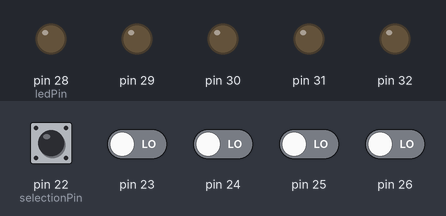
The sketch below on a simulated Arduino Mega 2560, built with avr-gcc and run on an emulated ATmega2560. On the bench: output pins drawn as LEDs (lit = HIGH). The inputs (shaded band) are chosen by the test bench; at power-on: pin 22 (selectionPin), pin 23–26 LOW.

Above: at 1.2 s.
1.3 s: pin 22 (selectionPin) pulled HIGH for 0.15 s
At 1.7 s:
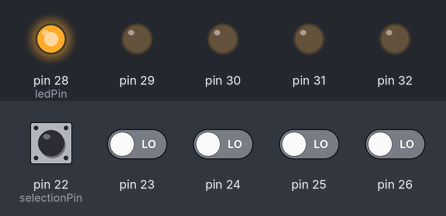
2.9 s: pin 23 driven HIGH
At 4.1 s:
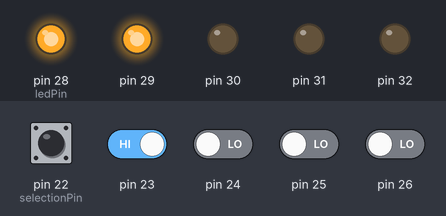
4.4 s: pin 23 driven LOW and pin 24 driven HIGH
At 5.3 s:
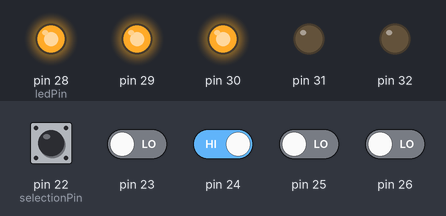
5.9 s: pin 24 driven LOW and pin 25 driven HIGH
At 6.4 s:
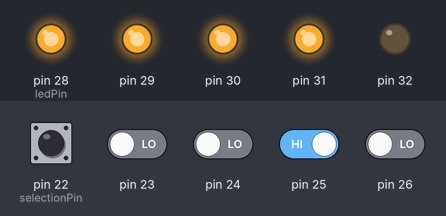
Timing chart, 0 to 8.4 s (numbered marks = the images above; inputs shaded):
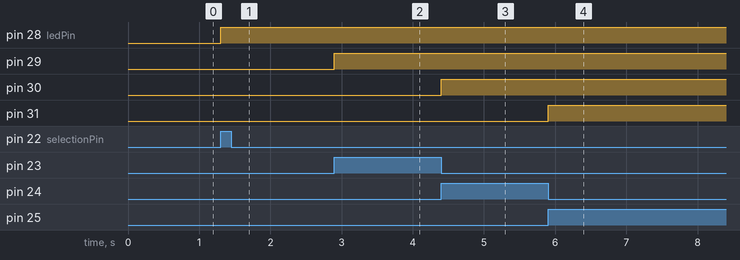

Measured:
- after the input at 1.3 s, pin 28 (ledPin): LOW → HIGH at once
- after the input at 2.9 s, pin 29: LOW → HIGH at once
- after the input at 4.4 s, pin 30: LOW → HIGH at once
- after the input at 5.9 s, pin 31: LOW → HIGH at once

The sketch:

DisplayModeController.ino
```cpp
#include "DisplayModeController.h"


/*
int ledPin = 5;
int buttonApin = 9;
int buttonBpin = 8;

byte leds = 0;
*/
int DisplayState = 0;
DisplayModeController myDisplayModeController = DisplayModeController();
void setup()
{

}

void loop()
{
  DisplayState = myDisplayModeController.GetState();
}
```

DisplayModeController.cpp
```cpp
#include <Arduino.h>
#include "DisplayModeController.h"

DisplayModeController::DisplayModeController(){
    SelectionButtons[0].selectionPin = 22;
    SelectionButtons[1].selectionPin = 23;
    SelectionButtons[2].selectionPin = 24;
    SelectionButtons[3].selectionPin = 25;
    SelectionButtons[4].selectionPin = 26;

    pinMode(SelectionButtons[0].selectionPin,INPUT);
    pinMode(SelectionButtons[1].selectionPin,INPUT);
    pinMode(SelectionButtons[2].selectionPin,INPUT);
    pinMode(SelectionButtons[3].selectionPin,INPUT);
    pinMode(SelectionButtons[4].selectionPin,INPUT);

    SelectionButtons[0].ledPin = 28;
    SelectionButtons[1].ledPin = 29;
    SelectionButtons[2].ledPin = 30;
    SelectionButtons[3].ledPin = 31;
    SelectionButtons[4].ledPin = 32;

    pinMode(SelectionButtons[0].ledPin,OUTPUT);
    pinMode(SelectionButtons[1].ledPin,OUTPUT);
    pinMode(SelectionButtons[2].ledPin,OUTPUT);
    pinMode(SelectionButtons[3].ledPin,OUTPUT);
    pinMode(SelectionButtons[4].ledPin,OUTPUT);

    lastDisplayState = 0;
}

int DisplayModeController::GetState(){
    bool myButtonState = LOW;

    for (int i = 0; i < 5; i++){
        selectionButton myButton = SelectionButtons[i];
        myButtonState = digitalRead(myButton.selectionPin);
        if (myButtonState != myButton.lastButtonState && myButtonState == HIGH){
            myButton.lastButtonState = HIGH;
            digitalWrite(myButton.ledPin, HIGH);
            lastDisplayState = i;
            return i;
            //break;
        }
    }
}

bool DisplayModeController::GetButtonState(selectionButton btn){

}
```

DisplayModeController.h
```cpp
#ifndef DisplayModeController_h
#define DisplayModeController_h

class DisplayModeController{
public:
    DisplayModeController();
    int GetState();


private:
        struct selectionButton
    {
        int selectionPin;
        int ledPin;
        bool lastButtonState;
    };

    selectionButton SelectionButtons[5];
    int buttonPins[5];
    int ledPins[5];
    int lastDisplayState;
    bool GetButtonState(selectionButton btn);
/*     int button1Pin;
    int button2Pin;
    int button3Pin;
    int button4Pin;
    int button5Pin;

    int led1Pin;
    int led2Pin;
    int led3Pin;
    int led4Pin;
    int led5Pin;
*/

};

#endif
```
